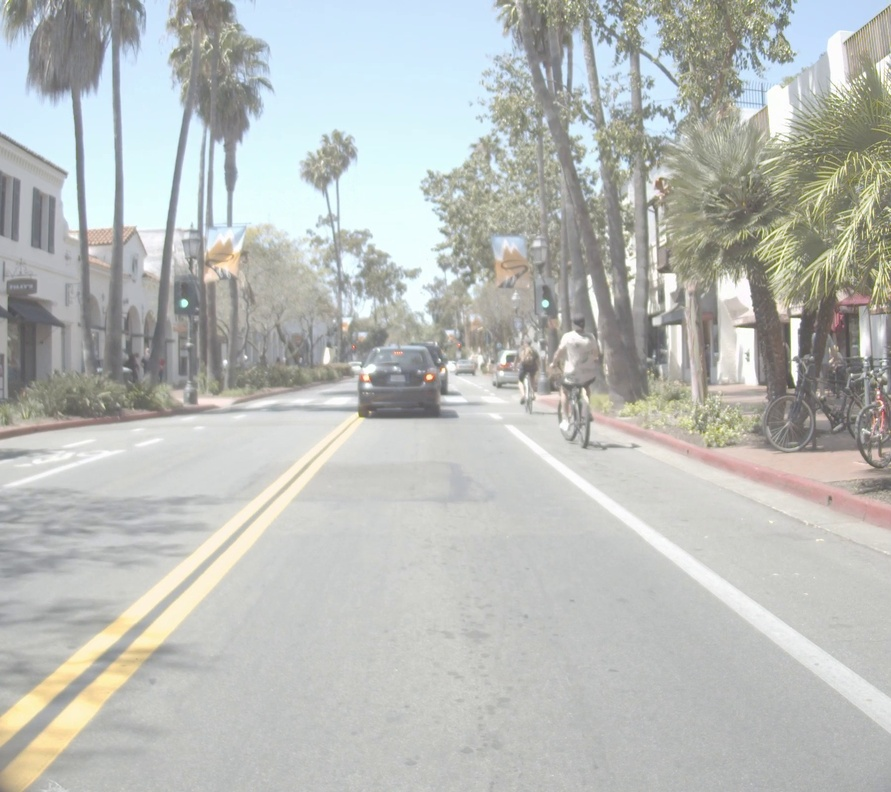
#> input picture data/img/FLIR_09312.jpg, 891 x 792 px, shrunk from 1800 x 1600 before the run
$ python -i opencv_lane.py   (imports and definitions only)   (older library calls are emulated)
#> lines starting #> are read from the running program, lines starting #| are printed output that depends on the picture
import cv2
import matplotlib.pyplot as plt
import sys
import numpy as np
from mpl_toolkits.mplot3d import Axes3D
from matplotlib import cm
from matplotlib import colors
from matplotlib.colors import hsv_to_rgb


import cv2 # Import the OpenCV library to enable computer vision
import numpy as np
from numpy.lib.histograms import histogram # Import the NumPy scientific computing library

# Author: Addison Sears-Collins
# https://automaticaddison.com
# Description: A collection of methods to detect help with edge detection
# https://automaticaddison.com/the-ultimate-guide-to-real-time-lane-detection-using-opencv/

def binary_array(array, thresh, value=0):
  """
  Return a 2D binary array (mask) in which all pixels are either 0 or 1

  :param array: NumPy 2D array that we want to convert to binary values
  :param thresh: Values used for thresholding (inclusive)
  :param value: Output value when between the supplied threshold
  :return: Binary 2D array...
           number of rows x number of columns =
           number of pixels from top to bottom x number of pixels from
             left to right
  """
  if value == 0:
    # Create an array of ones with the same shape and type as
    # the input 2D array.
    binary = np.ones_like(array)

  else:
    # Creates an array of zeros with the same shape and type as
    # the input 2D array.
    binary = np.zeros_like(array)
    value = 1

  # If value == 0, make all values in binary equal to 0 if the
  # corresponding value in the input array is between the threshold
  # (inclusive). Otherwise, the value remains as 1. Therefore, the pixels
  # with the high Sobel derivative values (i.e. sharp pixel intensity
  # discontinuities) will have 0 in the corresponding cell of binary.
  binary[(array >= thresh[0]) & (array <= thresh[1])] = value

  return binary

# [10 lines left out: function blur_gaussian, not called in this run]

def mag_thresh(image, sobel_kernel=3, thresh=(0, 255)):
  """
  Implementation of Sobel edge detection

  :param image: 2D or 3D array to be blurred
  :param sobel_kernel: Size of the small matrix (i.e. kernel)
                       i.e. number of rows and columns
  :return: Binary (black and white) 2D mask image
  """
  # Get the magnitude of the edges that are vertically aligned on the image
  sobelx = np.absolute(sobel(image, orient='x', sobel_kernel=sobel_kernel))

  # Get the magnitude of the edges that are horizontally aligned on the image
  sobely = np.absolute(sobel(image, orient='y', sobel_kernel=sobel_kernel))

  # Find areas of the image that have the strongest pixel intensity changes
  # in both the x and y directions. These have the strongest gradients and
  # represent the strongest edges in the image (i.e. potential lane lines)
  # mag is a 2D array .. number of rows x number of columns = number of pixels
  # from top to bottom x number of pixels from left to right
  mag = np.sqrt(sobelx ** 2 + sobely ** 2)

  # Return a 2D array that contains 0s and 1s
  return binary_array(mag, thresh)

def sobel(img_channel, orient='x', sobel_kernel=3):
  """
  Find edges that are aligned vertically and horizontally on the image

  :param img_channel: Channel from an image
  :param orient: Across which axis of the image are we detecting edges?
  :sobel_kernel: No. of rows and columns of the kernel (i.e. 3x3 small matrix)
  :return: Image with Sobel edge detection applied
  """
  # cv2.Sobel(input image, data type, prder of the derivative x, order of the
  # derivative y, small matrix used to calculate the derivative)
  if orient == 'x':
    # Will detect differences in pixel intensities going from
        # left to right on the image (i.e. edges that are vertically aligned)
    sobel = cv2.Sobel(img_channel, cv2.CV_64F, 1, 0, sobel_kernel)
  if orient == 'y':
    # Will detect differences in pixel intensities going from
    # top to bottom on the image (i.e. edges that are horizontally aligned)
    sobel = cv2.Sobel(img_channel, cv2.CV_64F, 0, 1, sobel_kernel)

  return sobel

# [14 lines left out: function threshold, not called in this run]

# img_path =

# [1 line not run here, left out]
# [1 line that did not run here, left out]
# [3 lines not run here, left out]

# [1 line that did not run here, left out]


# [1 line that did not run here, left out]
# [1 line that did not run here, left out]
# [1 line that did not run here, left out]
# [1 line that did not run here, left out]
# [1 line that did not run here, left out]
# [1 line that did not run here, left out]


# [1 line that did not run here, left out]


# [2 lines that did not run here, left out]


# [1 line that did not run here, left out]

figure, (ax1, ax2) = plt.subplots(2,1) # 2 row, 1 columns
# figure.set_size_inches(10, 5)
# [8 lines not run here, left out]

>>> import cv2
>>> picture = cv2.imread('../data/img/FLIR_09312.jpg')
#> picture is the input picture: shape (792, 891, 3); mean B, G, R 185.2, 188.6, 185.9
>>> result = mag_thresh(picture)
#> in sobel, `sobel = cv2.Sobel(img_channel, cv2.CV_64F, 1, 0, sobel_kernel)`:
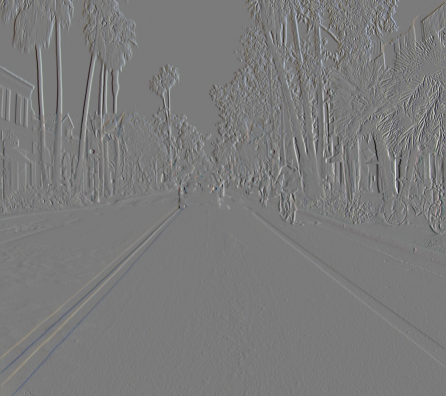
#> sobel: shape (792, 891, 3) float64 (shown at 1/2 size); mean B, G, R -0.2, -0.1, 0; drawn with min black and max white
#> in mag_thresh, `sobelx = np.absolute(sobel(image, orient='x', sobel_kernel=sobel_kerne..`:
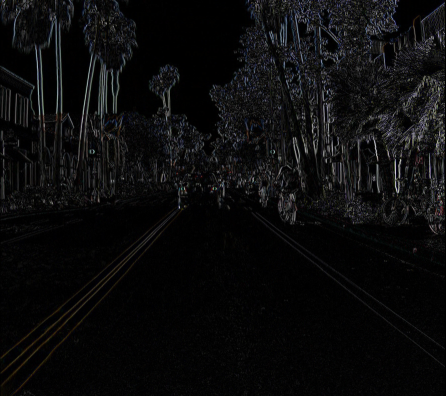
#> sobelx: shape (792, 891, 3) float64 (shown at 1/2 size); mean B, G, R 29.8, 28.6, 28.4; drawn with min black and max white
#> call 2 of sobel, with orient = 'y', sobel_kernel = 3
#> in sobel (call 2), `sobel = cv2.Sobel(img_channel, cv2.CV_64F, 0, 1, sobel_kernel)`:
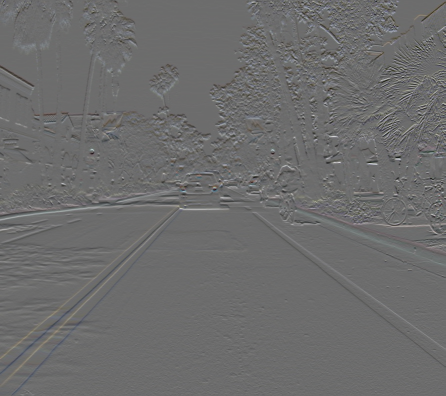
#> sobel: shape (792, 891, 3) float64 (shown at 1/2 size); mean B, G, R -0.1, 0, 0.2; drawn with min black and max white
#> in mag_thresh, `sobely = np.absolute(sobel(image, orient='y', sobel_kernel=sobel_kerne..`:
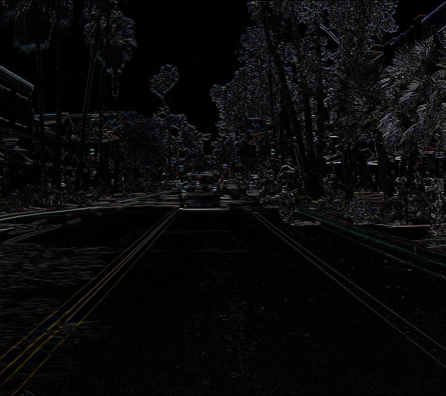
#> sobely: shape (792, 891, 3) float64 (shown at 1/2 size); mean B, G, R 24.9, 23.7, 23.8; drawn with min black and max white
#> in mag_thresh, `mag = np.sqrt(sobelx ** 2 + sobely ** 2)`:
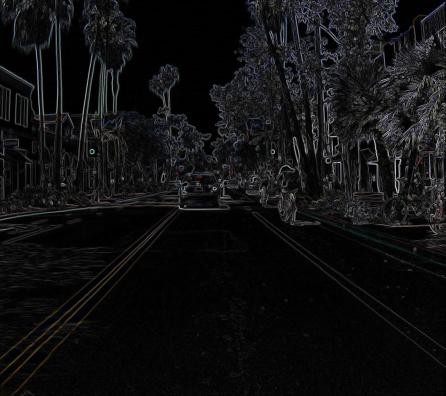
#> mag: shape (792, 891, 3) float64 (shown at 1/2 size); mean B, G, R 44.2, 42.3, 42.3; drawn with min black and max white
#> in mag_thresh, `return binary_array(mag, thresh)`:
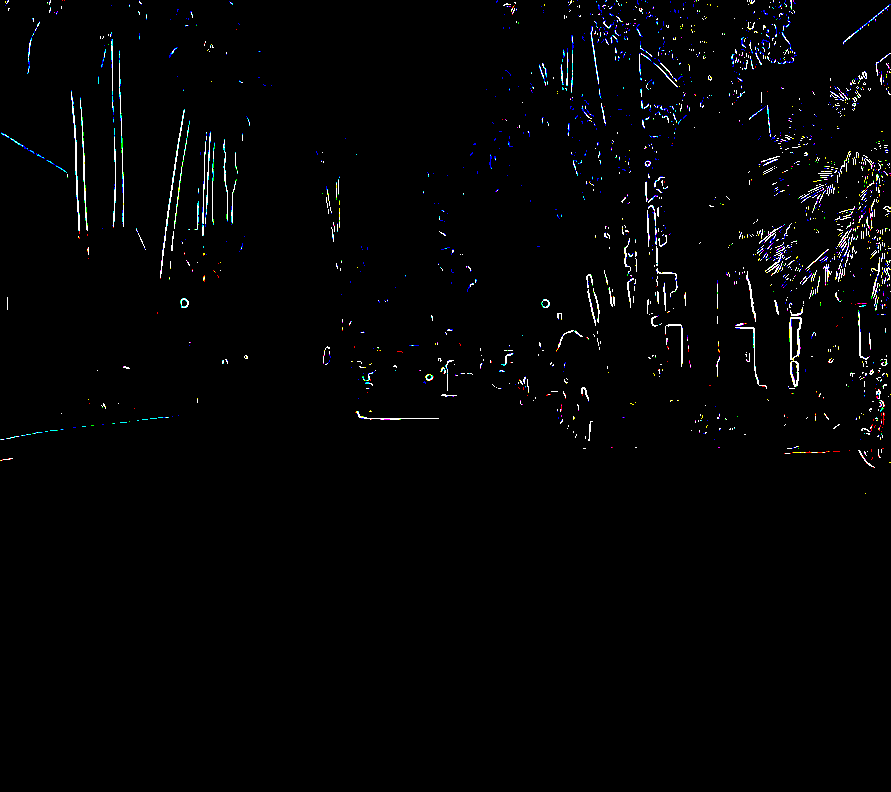
#> returned value: shape (792, 891, 3) float64; mean of channels 0, 1, 2 0.0173, 0.0149, 0.0139; drawn as B, G, R

$ run again, on data/img/FLIR_09331.jpg
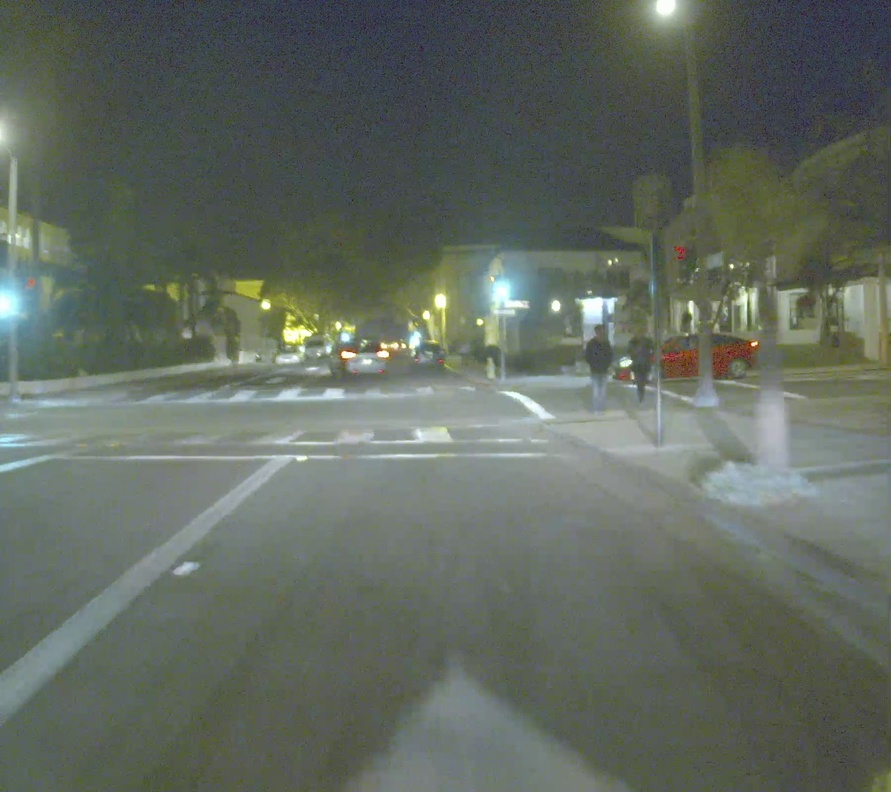
#> input picture data/img/FLIR_09331.jpg, 891 x 792 px, shrunk from 1800 x 1600 before the run
#> picture is the input picture: shape (792, 891, 3); mean B, G, R 96.3, 105.7, 97.6
#> in sobel (call 2), `sobel = cv2.Sobel(img_channel, cv2.CV_64F, 0, 1, sobel_kernel)`:
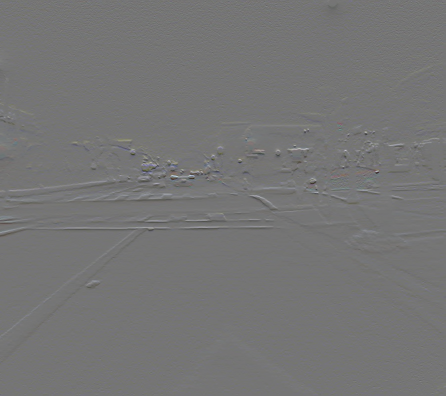
#> sobel: shape (792, 891, 3) float64 (shown at 1/2 size); mean B, G, R 0.1, 0.3, 0.2; drawn with min black and max white
#> in mag_thresh, `return binary_array(mag, thresh)`:
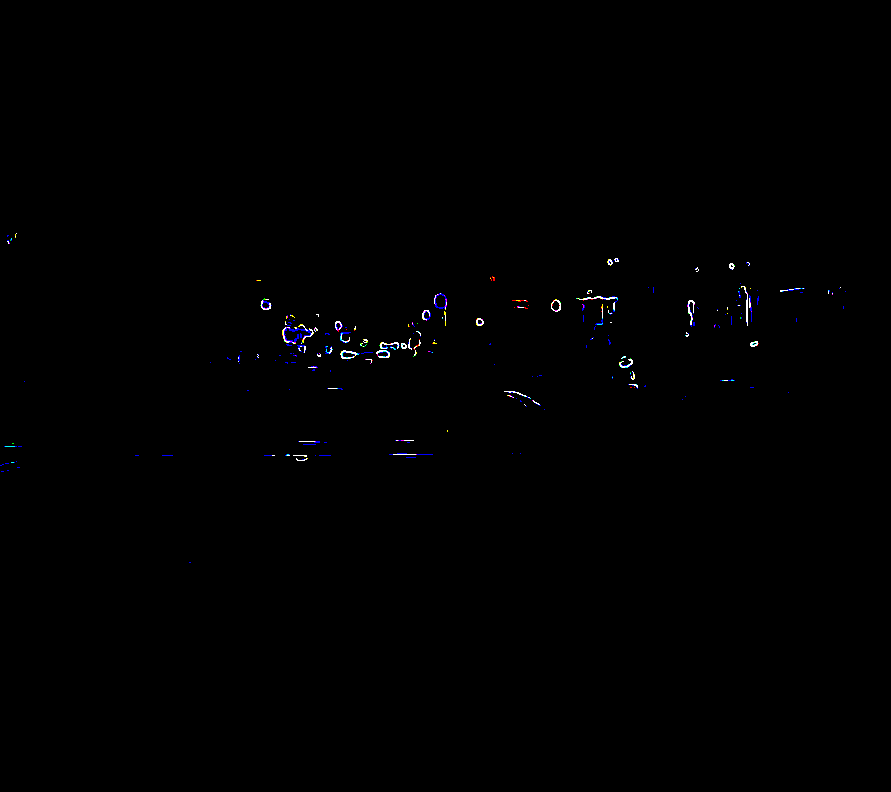
#> returned value: shape (792, 891, 3) float64; mean of channels 0, 1, 2 0.00329, 0.00218, 0.00219; drawn as B, G, R

$ run again, on data/img/FLIR_09954.jpg
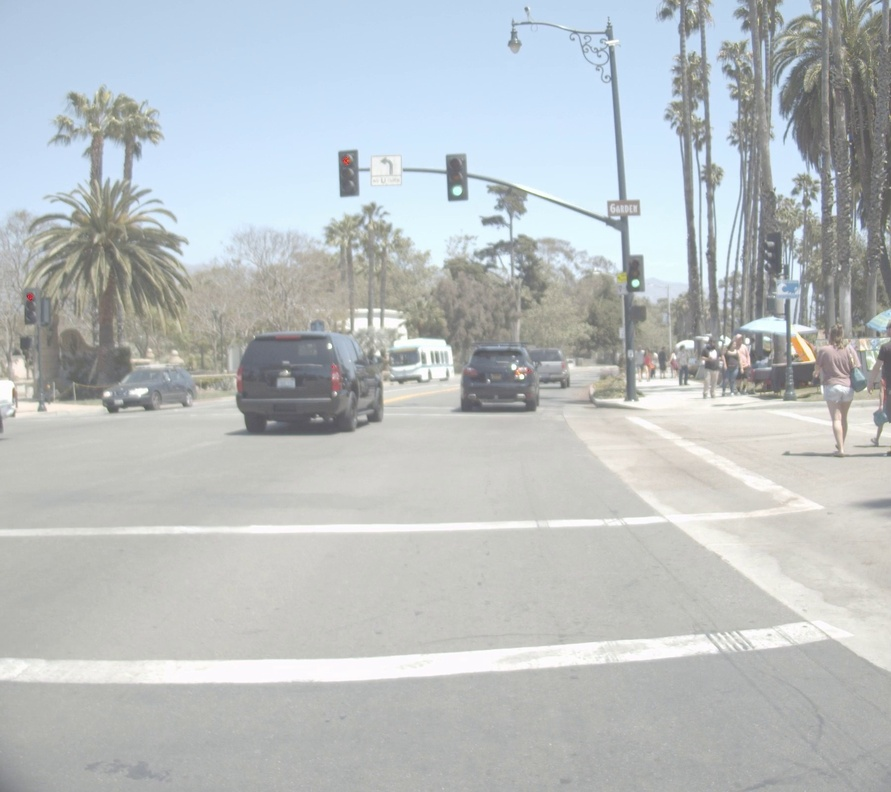
#> input picture data/img/FLIR_09954.jpg, 891 x 792 px, shrunk from 1800 x 1600 before the run
#> picture is the input picture: shape (792, 891, 3); mean B, G, R 193.3, 191.8, 186.5
#> in sobel (call 2), `sobel = cv2.Sobel(img_channel, cv2.CV_64F, 0, 1, sobel_kernel)`:
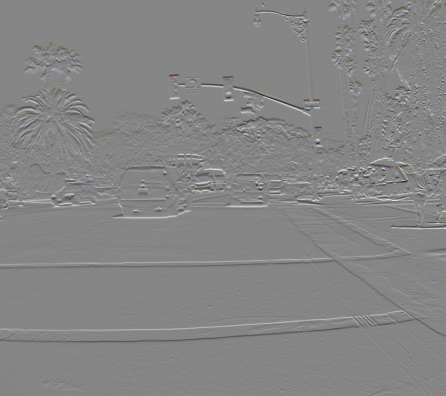
#> sobel: shape (792, 891, 3) float64 (shown at 1/2 size); mean B, G, R -0.5, -0.3, -0.1; drawn with min black and max white
#> in mag_thresh, `return binary_array(mag, thresh)`:
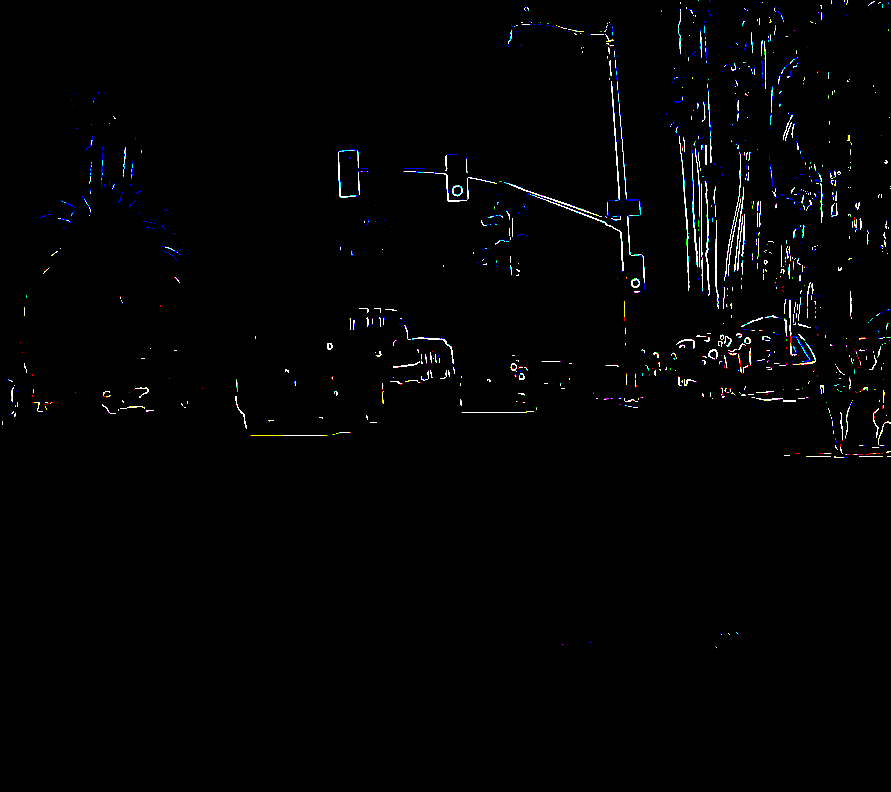
#> returned value: shape (792, 891, 3) float64; mean of channels 0, 1, 2 0.0139, 0.012, 0.011; drawn as B, G, R
